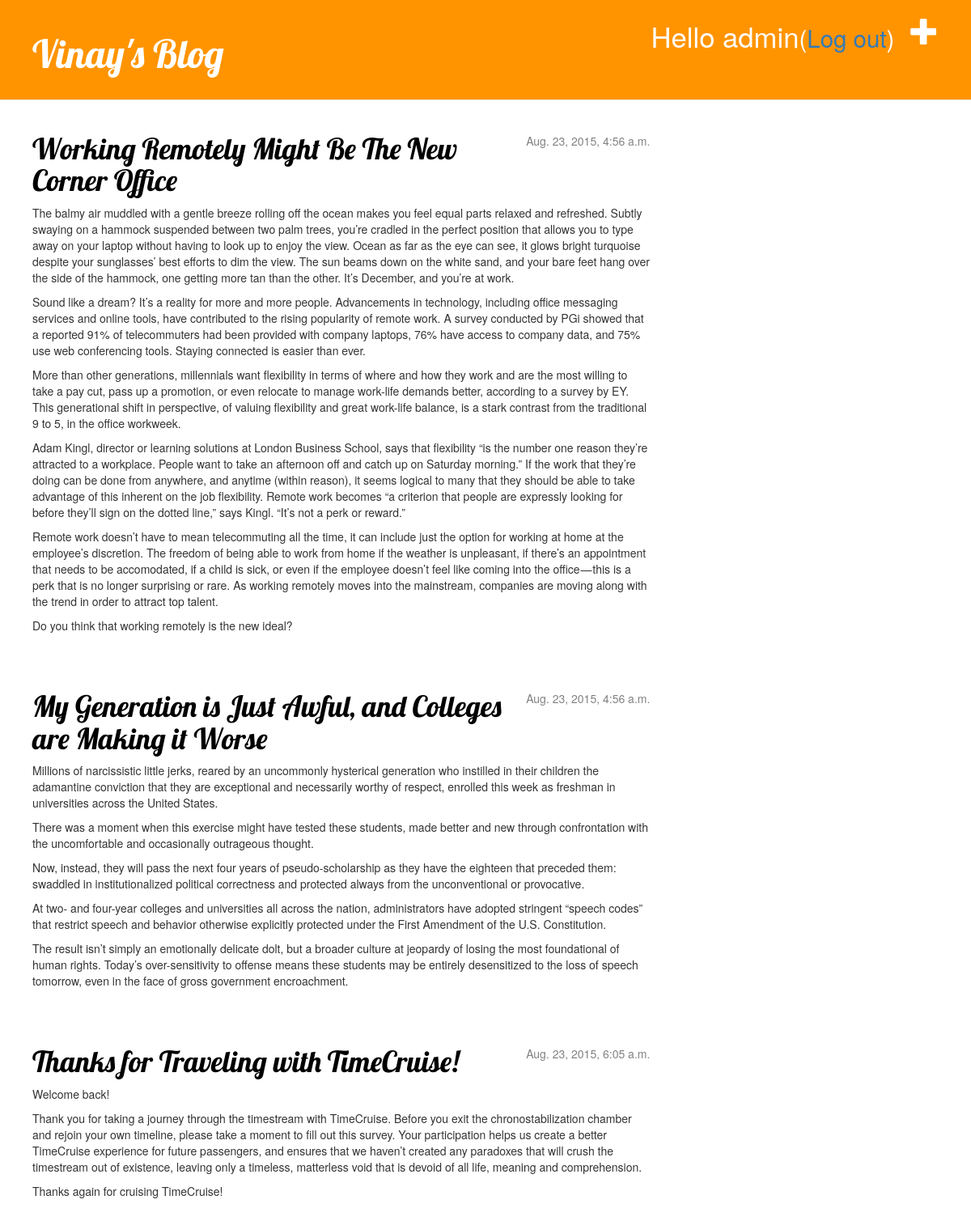
The app's page / (signed in) with its own data.
### blog/models.py (models this page shows, shortened)
class Post(models.Model):
  author = models.ForeignKey('auth.User')
  title = models.CharField(max_length=200)
  text = models.TextField()
  created_date = models.DateTimeField(default=timezone.now)
  published_date = models.DateTimeField(blank=True, null=True)

### blog/views.py (the view)
# urls.py: url(r'^$', views.post_list, name='post_list'),
def post_list(request):
  posts = Post.objects.filter(published_date__lte=timezone.now()).order_by('published_date')
  return render(request, 'blog/post_list.html', {'posts': posts})

### blog/templates/blog/post_list.html
{% extends "blog/base.html" %}
{% block content %}
{% for post in posts %}
    <div class="post">
        <div class="date">
            {{ post.published_date }}
        </div>
        <h1><a href="{% url "post_detail" pk=post.pk %}#disqus_thread">{{ post.title }}</a></h1>
        <p>{{ post.text|linebreaks }}</p>
    </div>
{% endfor %}
{% endblock content %}

### blog/templates/blog/base.html (shortened to what this page needs)
{% load staticfiles %}
<html>
    <head>
        <link rel="stylesheet" href="//maxcdn.bootstrapcdn.com/bootstrap/3.2.0/css/bootstrap.min.css">
        <link rel="stylesheet" href="//maxcdn.bootstrapcdn.com/bootstrap/3.2.0/css/bootstrap-theme.min.css">
        <link rel="stylesheet" href="{% static "css/blog.css" %}">
    </head>
    <body>
    <div class="page-header">
    {% if user.is_authenticated %}
    <a href="{% url "post_new" %}" class="top-menu"><span class="glyphicon glyphicon-plus"></span></a>
    <p class="top-menu">Hello {{ user.username }}<small>(<a href="{% url "django.contrib.auth.views.logout" %}">Log out</a>)</small></p>
    {% else %}
    <a href="{% url "django.contrib.auth.views.login" %}" class="top-menu"><span class="glyphicon glyphicon-lock"></span></a>
    {% endif %}
    <h1><a href="{% url "blog.views.post_list" %}">Vinay's Blog</a></h1>
    </div>
    <div class="content">
        <div class="row">
            <div class="col-md-8">
            {% block content %}
            {% endblock %}
            </div>
        </div>
    </div>
</body>
</html>

### blog/static/css/blog.css (style rules this page uses)
.page-header { background-color: #ff9400; margin-top: 0; padding: 20px 20px 20px 40px; }
.page-header h1, .page-header h1 a, .page-header h1 a:visited, .page-header h1 a:active { color: #ffffff; font-size: 36pt; text-decoration: none; }
.content { margin-left: 40px; }
h1, h2, h3, h4 { font-family: 'Lobster', cursive; }
.date { float: right; color: #828282; }
.top-menu, .top-menu:hover, .top-menu:visited { color: #ffffff; float: right; font-size: 26pt; margin-right: 20px; }
.post { margin-bottom: 70px; }
.post h1 a, .post h1 a:visited { color: #000000; }

### records on screen
Post: published_date "Aug. 23, 2015, 4:56 a.m.", title "Working Remotely Might Be The New Corner Office", text "The balmy air muddled with a gentle breeze rolling off the ocean makes you feel equal parts relaxed and refreshed. Subtly swaying on a hammock suspended between two palm trees, you’re cradled in the perfect position that allows you to type away on your laptop without having to look up to enjoy the view. Ocean as far as the eye can see, it glows bright turquoise despite your sunglasses’ best efforts to dim the view. The sun beams down on the white sand, and your bare feet hang over the side of the hammock, one getting more tan than the other. It’s December, and you’re at work. Sound like a dream? It’s a reality for more and more people. Advancements in technology, including office messaging…"
Post: published_date "Aug. 23, 2015, 4:56 a.m.", title "My Generation is Just Awful, and Colleges are Making it Worse", text "Millions of narcissistic little jerks, reared by an uncommonly hysterical generation who instilled in their children the adamantine conviction that they are exceptional and necessarily worthy of respect, enrolled this week as freshman in universities across the United States. There was a moment when this exercise might have tested these students, made better and new through confrontation with the uncomfortable and occasionally outrageous thought. Now, instead, they will pass the next four years of pseudo-scholarship as they have the eighteen that preceded them: swaddled in institutionalized political correctness and protected always from the unconventional or provocative. At two- and…"
Post: published_date "Aug. 23, 2015, 6:05 a.m.", title "Thanks for Traveling with TimeCruise!", text "Welcome back! Thank you for taking a journey through the timestream with TimeCruise. Before you exit the chronostabilization chamber and rejoin your own timeline, please take a moment to fill out this survey. Your participation helps us create a better TimeCruise experience for future passengers, and ensures that we haven’t created any paradoxes that will crush the timestream out of existence, leaving only a timeless, matterless void that is devoid of all life, meaning and comprehension. Thanks again for cruising TimeCruise!"

### other values on screen
{{ user.username }} "admin"
